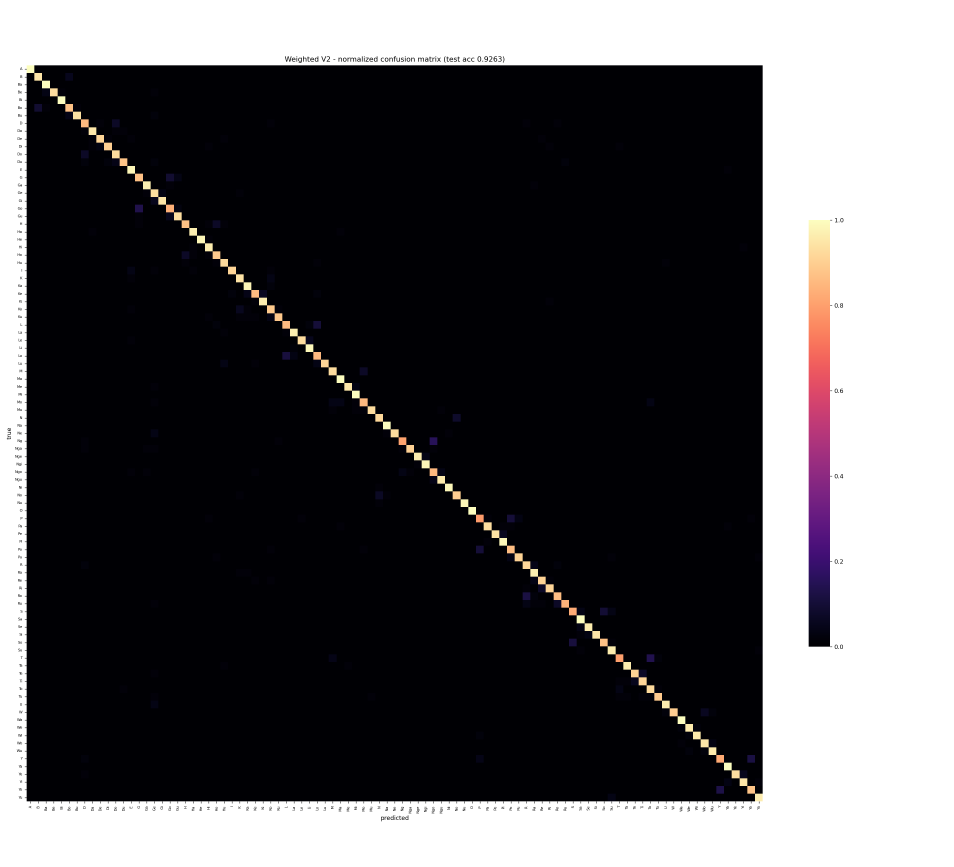
#> input picture backend/tests/reports/confusion_matrix.png, 2860 x 2600 px (shown at 1/3 size)
$ python -i train_weighted_model.py   (imports and definitions only)   (Python 2 division)
#> lines starting #> are read from the running program, lines starting #| are printed output that depends on the picture; after the words box and inside, x2 and y2 are one past the last pixel; in counts of white or black regions, pixels touching at a corner belong together
#!/usr/bin/env python3
r"""
Train the weighted HOG + spatial SVM for DAYAW Baybayin OCR, end to end, from a
folder of harvested character images.

This reproduces the exact pipeline that backend/app.py and
backend/inference_v2_reference.py expect, so the artifacts it writes drop
straight into backend/ with NO code changes (as long as the CONFIG block below
is left at its defaults).

--------------------------------------------------------------------------------
DATASET LAYOUT (folder per class, class name = folder name):

    ALL_DATASET/
        A/     img001.png img002.png ...
        Ba/    ...
        Be/    ...
        ...
        Nga/   ...

Class names become the labels. LabelEncoder sorts them, so the integer order is
deterministic and matches label_encoder.pkl.

--------------------------------------------------------------------------------
QUICK START - see backend/training/README.md for the full Colab cells.

  CLI:
    python train_weighted_model.py --data ALL_DATASET --out WEIGHTED_MODEL_V7 \
        --kudlit-augment 2 --pen-aug 1

  Notebook (paste this whole file into a cell, then in the NEXT cell):
    run(data="/content/drive/MyDrive/ALL_DATASET",
        out="/content/drive/MyDrive/WEIGHTED_MODEL_V7",
        kudlit_augment=2,   # mark lands in more positions/sizes (~80k train rows)
        pen_aug=1)          # 1 pen-weight (2x2 dilate) copy per glyph
    # optional: augment=2, weight_grid="2,4,6,8,10,12,15,20,25", search_c="10,20,50"
    # kudlit_augment=3 (~106k rows) OOM-killed Colab before the float32/free-as-
    # you-go memory fixes; try it only if =2 succeeds. out/X.npy caches the slow
    # no-aug feature pass, so a re-run after a later crash is cheap.

--------------------------------------------------------------------------------
OUTPUTS (in --out):

  drop into backend/ :
    weighted_svm.pkl              SVC(C, gamma='scale', class_weight='balanced')
    weighted_svm_calibrated.pkl   + isotonic CalibratedClassifierCV (confidence)
    hog_scaler.pkl                StandardScaler on the 1764 HOG features
    spatial_scaler.pkl            StandardScaler on the 36 spatial features
    best_weight.pkl               int, spatial-block multiplier
    label_encoder.pkl            LabelEncoder (int <-> class name)

  drop into backend/tests/reports/ :
    test_predictions.npy  test_true_labels.npy  test_confusion_matrix.npy

  keep on Drive (lets you re-run backend/calibrate_model.py locally, and do
  error analysis) :
    X.npy  y.npy  splits/{X,y}_{train,val,test}.npy  splits/paths_*.npy
    metrics.json   MANIFEST.json   MODEL_README.txt
"""

import argparse
import gc
import hashlib
import json
import sys
import time
import warnings
from pathlib import Path

import cv2
import joblib
import numpy as np

# skimage >= 0.26 renamed remove_small_objects(min_size=...) and nags about it.
# backend/requirements.txt pins scikit-image < 0.26 so the semantics match
# inference; silence the noise here in case a newer skimage sneaks in.
# [2 lines not run here, left out]
from skimage.feature import hog
from skimage.measure import label as sk_label
from skimage.measure import regionprops
from skimage.morphology import remove_small_objects
from sklearn.calibration import CalibratedClassifierCV
from sklearn.metrics import (accuracy_score, classification_report,
                             confusion_matrix, precision_recall_fscore_support)
from sklearn.model_selection import train_test_split
from sklearn.preprocessing import LabelEncoder, StandardScaler
from sklearn.svm import SVC

# ============================================================================
# CONFIG. backend/app.py reads the glyph size + feature lengths back from the
# scalers this script produces, so --target-size drops in with no app.py edit.
# The HOG params and the 36 spatial features must NOT change without matching
# edits in app.py's _build_feature_vector / _extract_spatial_features.
# ============================================================================
TARGET_SIZE = 64           # overridden by --target-size (64 or 96)
# AUDIT #1/#2: the V7 "mark" model is trained at 8, not 20, so a faint kudlit
# dot (~3-6 px at 64 px) survives remove_small_objects instead of being wiped
# with the JPEG speckle. app.py auto-switches to 8 when it sees a 36-feature
# spatial scaler, so app + model never drift.
MIN_NOISE_SIZE = 8
PAD_RATIO = 0.12

HOG_ORIENTATIONS = 9
HOG_PIXELS_PER_CELL = (8, 8)
HOG_CELLS_PER_BLOCK = (2, 2)
HOG_BLOCK_NORM = "L2-Hys"
# 26 = the Colab port (density + grids + kudlit component stats);
# +10 = the body-isolated kudlit MARK descriptor: [present, width/body_width,
# aspect w/h, solidity, area/body_area] for the mark ABOVE the body and the one
# BELOW it. This replaces the weak strip(2) + shape(4) fraction-of-total block,
# which could not tell a real mark from a descender tail. It is the dash-vs-dot
# (e/u vs i/o) and present-vs-absent (mark vs virama vs bare) signal. Keep
# kudlit_mark_features byte-identical to app.py._kudlit_mark_features. app.py
# reads this length back from the spatial scaler, so a 26- or 36-feature model
# drops in unchanged.
N_SPATIAL_FEATURES = 36


def _hog_len(target_size):
    cells = target_size // HOG_PIXELS_PER_CELL[0]
    blocks = cells - (HOG_CELLS_PER_BLOCK[0] - 1)
    return blocks * blocks * (HOG_CELLS_PER_BLOCK[0] ** 2) * HOG_ORIENTATIONS


N_HOG_FEATURES = _hog_len(TARGET_SIZE)          # 64 -> 1764, 96 -> 4356
N_FEATURES = N_HOG_FEATURES + N_SPATIAL_FEATURES

SEED = 42
TEST_FRAC = 0.15          # fraction of everything held out for the test report
VAL_FRAC = 0.15           # fraction of everything used to fit scalers search + calibrator
SVC_C_DEFAULT = 20.0
SVC_GAMMA = "scale"
DEFAULT_WEIGHT_GRID = [1, 2, 3, 4, 6, 8, 10, 12, 15]
WEIGHT_SEARCH_SUBSAMPLE = 8000   # stratified subsample size for the weight/C search
IMG_EXTS = {".png", ".jpg", ".jpeg", ".bmp", ".webp", ".tif", ".tiff"}


# ============================================================================
# PREPROCESSING + FEATURES
# Copied verbatim from backend/inference_v2_reference.py. backend/app.py is a
# byte-identical port of these (verified: reproduces test_predictions.npy on
# all 4560 old test samples). DO NOT edit one without the others.
# ============================================================================
DESPECKLE_BAND = 0.22       # top / bottom fraction of the glyph = mark zone
DESPECKLE_BAND_FLOOR = 3    # px^2; below this a band blob is still noise, drop it


def despeckle_bands(binary_bool, min_noise_size):
    """remove_small_objects that KEEPS a sub-threshold blob in the top/bottom
    DESPECKLE_BAND (down to DESPECKLE_BAND_FLOOR px) - the kudlit / virama zone,
    where min_size 8 still erased faint dots (audit #1/#2). Byte-identical to
    app.py._despeckle(protect_bands=True)."""
    big = remove_small_objects(binary_bool, min_size=min_noise_size)
    h = binary_bool.shape[0]
    lab = sk_label(binary_bool)
    for r in regionprops(lab):
        if r.area >= min_noise_size or r.area < DESPECKLE_BAND_FLOOR:
            continue
        cy = r.centroid[0] / h
        if cy <= DESPECKLE_BAND or cy >= 1.0 - DESPECKLE_BAND:
            big[lab == r.label] = True
    return big


def preprocess_image(gray, target_size=None, min_noise_size=MIN_NOISE_SIZE,
                     pad_ratio=PAD_RATIO):
    if target_size is None:
        target_size = TARGET_SIZE  # module global, may be set by --target-size
    if gray is None or gray.size == 0:
        return None

    _, binary = cv2.threshold(gray, 0, 255, cv2.THRESH_BINARY_INV + cv2.THRESH_OTSU)
    cleaned_bool = despeckle_bands(binary > 0, min_noise_size)
    cleaned = (cleaned_bool * 255).astype(np.uint8)
    if cleaned.sum() == 0:
        return None

    coords = cv2.findNonZero(cleaned)
    if coords is None:
        return None
    x, y, w, h = cv2.boundingRect(coords)
    if w < 3 or h < 3:
        return None

    tight = cleaned[y:y + h, x:x + w]
    side = max(w, h)
    pad = int(side * pad_ratio)
    canvas_side = side + 2 * pad
    canvas = np.zeros((canvas_side, canvas_side), dtype=np.uint8)
    y_off, x_off = (canvas_side - h) // 2, (canvas_side - w) // 2
    canvas[y_off:y_off + h, x_off:x_off + w] = tight
    return cv2.resize(canvas, (target_size, target_size), interpolation=cv2.INTER_AREA)


# [34 lines left out: functions grid_density_features, kudlit_component_features, not called in this run]


KUDLIT_STRIP_RATIO = 0.22  # top / bottom band width, fraction of glyph height


# [12 lines left out: function kudlit_strip_features, not called in this run]


KUDLIT_SHAPE_BAND = 0.16  # top / bottom band, fraction of glyph height


# [119 lines left out: functions kudlit_shape_features, kudlit_mark_features, extract_spatial_features, extract_combined_features, augment_once, not called in this run]


_STANDALONE_VOWELS = {"A", "E", "I", "O", "U"}


# [520 lines left out: functions has_kudlit, augment_kudlit, thicken_once, load_grayscale, discover, _process_one and 9 more, not called in this run]


# Run the CLI only for `python train_weighted_model.py ...`. When this file is
# pasted into a Jupyter/Colab cell `__name__` is also "__main__", so guard on the
# notebook check too and let the user call run(data=..., out=...) instead.
# [2 lines not run here, left out]

>>> import cv2
>>> picture = cv2.imread('../tests/reports/confusion_matrix.png', cv2.IMREAD_GRAYSCALE)
#> picture: shape (2600, 2860); min 0, max 255, mean 87.4
>>> result = preprocess_image(picture)
#> in preprocess_image, `_, binary = cv2.threshold(gray, 0, 255, cv2.THRESH_BINARY_INV + cv2.TH..`:
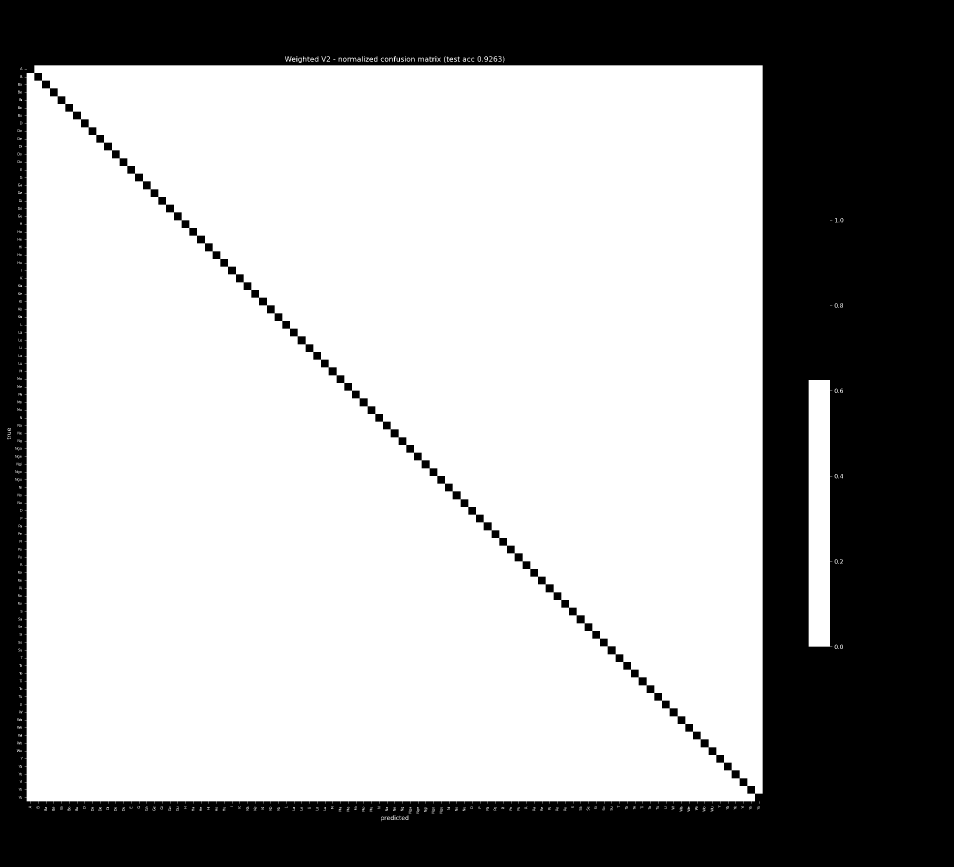
#> binary: shape (2600, 2860) (shown at 1/3 size); 65.7% white; 48 black regions (24 under 20 px), largest, box (x1, y1, x2, y2) and area: (0, 0, 2860, 2600) 2548148, (1435, 171, 1441, 183) 68, (946, 175, 953, 183) 48
#> in despeckle_bands, `big = remove_small_objects(binary_bool, min_size=min_noise_size)`: big: shape (2600, 2860) bool; 65.7% white; 48 black regions (24 under 20 px), largest, box (x1, y1, x2, y2) and area: (0, 0, 2860, 2600) 2549985, (1435, 171, 1441, 183) 68, (946, 175, 953, 183) 48
#> in despeckle_bands, `lab = sk_label(binary_bool)`:
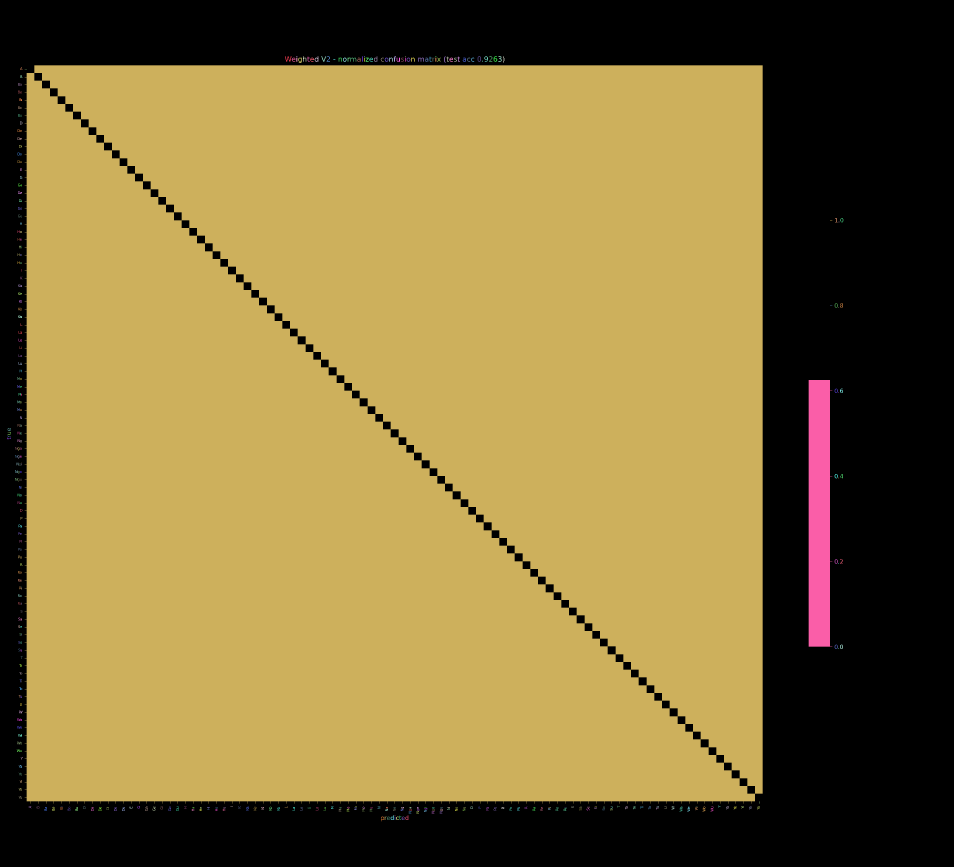
#> lab: shape (2600, 2860) int32 (shown at 1/3 size); 372 distinct labels, from 0 to 371; one colour per label, 0 black
#> the loop in despeckle_bands, `for r in regionprops(lab):` made 371 passes
#> cy on passes 2, 8, 11: 0.0652, 0.0652, 0.0652
#> after the loop in despeckle_bands, `for r in regionprops(lab):`: big: shape (2600, 2860) bool; 65.7% white; 48 black regions (24 under 20 px), largest, box (x1, y1, x2, y2) and area: (0, 0, 2860, 2600) 2549875, (1435, 171, 1441, 183) 68, (946, 175, 953, 183) 48
#> in preprocess_image, `coords = cv2.findNonZero(cleaned)`: coords = contour of 4885006 points, box (x1, y1, x2, y2) (21, 169, 2530, 2464), area 501046
#> in preprocess_image, `x, y, w, h = cv2.boundingRect(coords)`: x = 21; y = 169; w = 2509; h = 2295
#> in preprocess_image, `tight = cleaned[y:y + h, x:x + w]`:
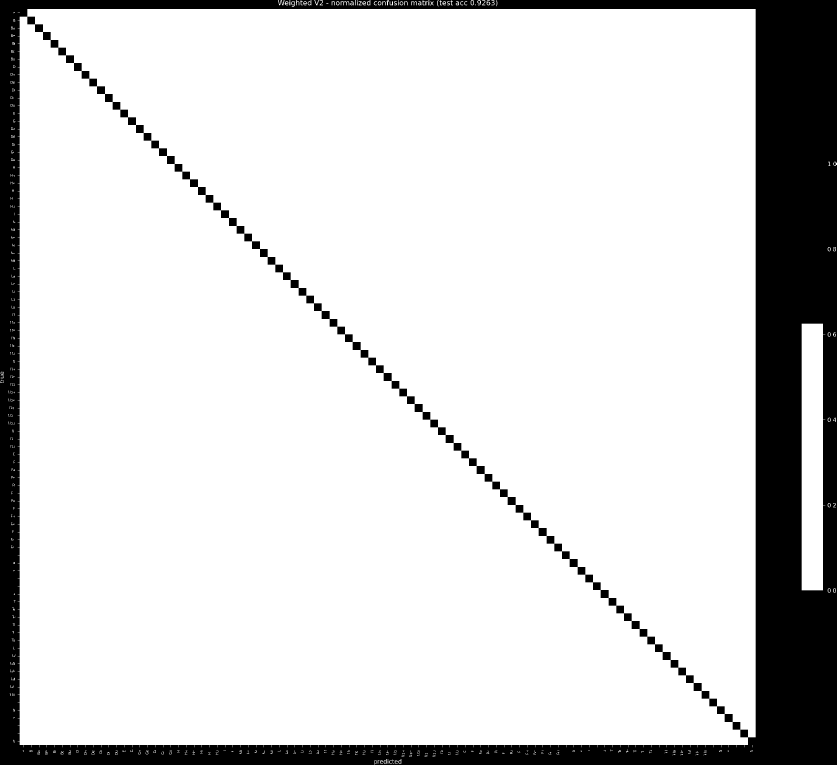
#> tight: shape (2295, 2509) (shown at 1/3 size); 84.8% white; 51 black regions (24 under 20 px), largest, box (x1, y1, x2, y2) and area: (0, 0, 2509, 2295) 871874, (1414, 2, 1420, 14) 68, (945, 0, 955, 12) 67
#> in preprocess_image, `side = max(w, h)`: side = 2509
#> in preprocess_image, `pad = int(side * pad_ratio)`: pad = 301
#> in preprocess_image, `canvas_side = side + 2 * pad`: canvas_side = 3111
#> in preprocess_image, `y_off, x_off = (canvas_side - h) // 2, (canvas_side - w) // 2`: y_off = 408; x_off = 301
#> in preprocess_image, `canvas[y_off:y_off + h, x_off:x_off + w] = tight`:
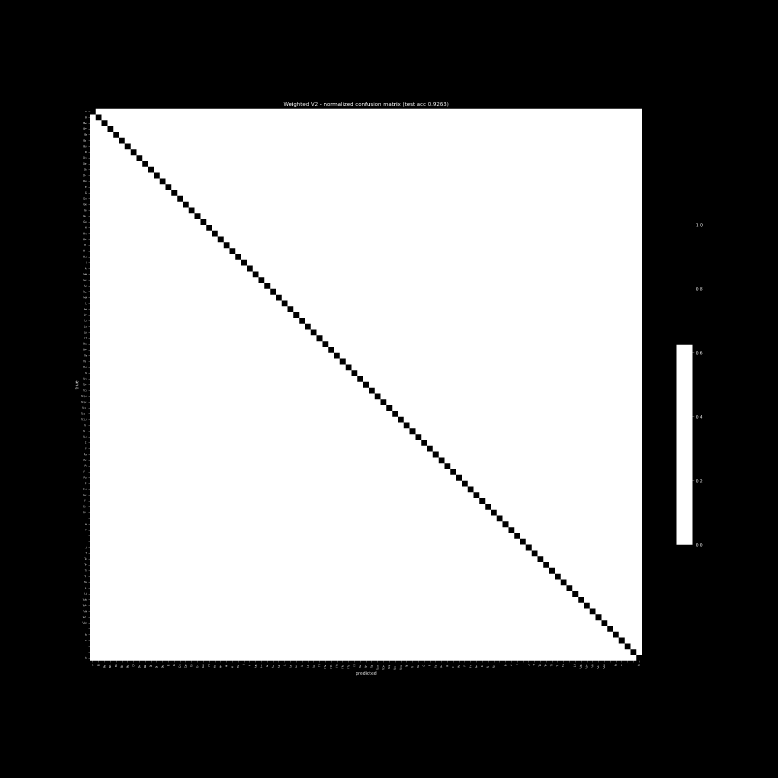
#> canvas: shape (3111, 3111) (shown at 1/4 size); 50.5% white; 48 black regions (24 under 20 px), largest, box (x1, y1, x2, y2) and area: (0, 0, 3111, 3111) 4792196, (1715, 410, 1721, 422) 68, (1226, 414, 1233, 422) 48
#> in preprocess_image, `return cv2.resize(canvas, (target_size, target_size), interpolation=cv..`:
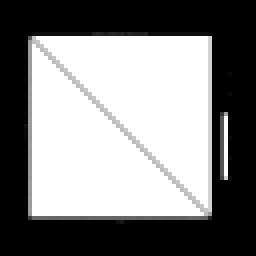
#> returned value: shape (64, 64) (shown 4 times larger); min 0, max 255, mean 128.7
